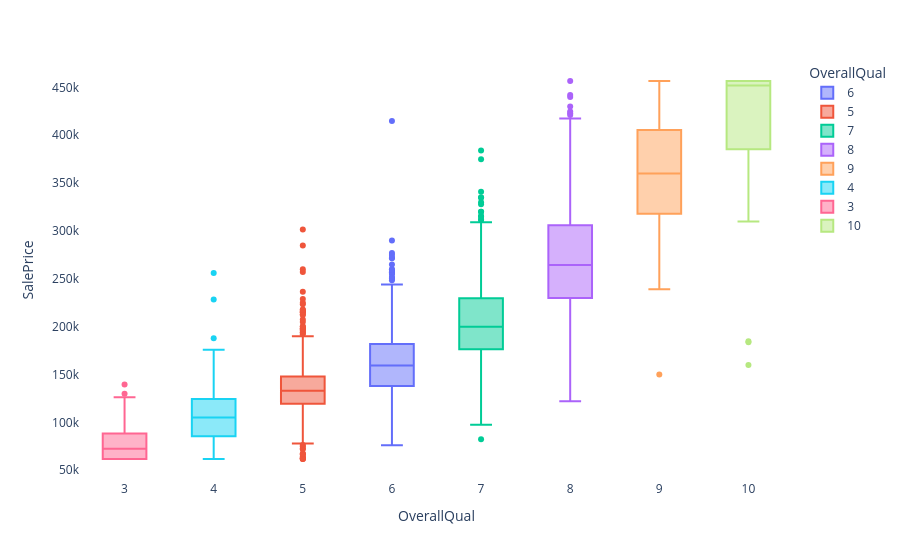

The code cell stored with this chart in its notebook:
### Markdown cell above
Overall Quality has a strong positive association with SalePrice in this dataset (the observed correlation is about 0.80).

### Code cell
# Compare sale-price distributions across overall-quality ratings.
fig=px.box(df,x="OverallQual",y="SalePrice",color="OverallQual")
# Make the chart background transparent.
fig.update_layout(
    plot_bgcolor='rgba(0, 0, 0, 0)',
    paper_bgcolor='rgba(0, 0, 0, 0)'
)
fig.show()

### Figure 1 — Plotly figure (JSON) as saved in the notebook; plotly's stock layout.template omitted (floating-point values rounded to 4 significant figures; data arrays with more than 128 entries replaced by an {"elided": "..."} marker saying what was removed)
{"data": [{"alignmentgroup": "True", "hovertemplate": "OverallQual=%{x}<br>SalePrice=%{y}<extra></extra>", "legendgroup": "6", "marker": {"color": "#636efa"}, "name": "6", "notched": false, "offsetgroup": "6", "orientation": "v", "showlegend": true, "type": "box", "x": {"elided": "732 int values"}, "x0": " ", "xaxis": "x", "y": {"elided": "732 int values"}, "y0": " ", "yaxis": "y"}, {"alignmentgroup": "True", "hovertemplate": "OverallQual=%{x}<br>SalePrice=%{y}<extra></extra>", "legendgroup": "5", "marker": {"color": "#EF553B"}, "name": "5", "notched": false, "offsetgroup": "5", "orientation": "v", "showlegend": true, "type": "box", "x": {"elided": "825 int values"}, "x0": " ", "xaxis": "x", "y": {"elided": "825 float values"}, "y0": " ", "yaxis": "y"}, {"alignmentgroup": "True", "hovertemplate": "OverallQual=%{x}<br>SalePrice=%{y}<extra></extra>", "legendgroup": "7", "marker": {"color": "#00cc96"}, "name": "7", "notched": false, "offsetgroup": "7", "orientation": "v", "showlegend": true, "type": "box", "x": {"elided": "602 int values"}, "x0": " ", "xaxis": "x", "y": {"elided": "602 int values"}, "y0": " ", "yaxis": "y"}, {"alignmentgroup": "True", "hovertemplate": "OverallQual=%{x}<br>SalePrice=%{y}<extra></extra>", "legendgroup": "8", "marker": {"color": "#ab63fa"}, "name": "8", "notched": false, "offsetgroup": "8", "orientation": "v", "showlegend": true, "type": "box", "x": {"elided": "350 int values"}, "x0": " ", "xaxis": "x", "y": {"elided": "350 float values"}, "y0": " ", "yaxis": "y"}, {"alignmentgroup": "True", "hovertemplate": "OverallQual=%{x}<br>SalePrice=%{y}<extra></extra>", "legendgroup": "9", "marker": {"color": "#FFA15A"}, "name": "9", "notched": false, "offsetgroup": "9", "orientation": "v", "showlegend": true, "type": "box", "x": [9, 9, 9, 9, 9, 9, 9, 9, 9, 9, 9, 9, 9, 9, 9, 9, 9, 9, 9, 9, 9, 9, 9, 9, 9, 9, 9, 9, 9, 9, 9, 9, 9, 9, 9, 9, 9, 9, 9, 9, 9, 9, 9, 9, 9, 9, 9, 9, 9, 9, 9, 9, 9, 9, 9, 9, 9, 9, 9, 9, 9, 9, 9, 9, 9, 9, 9, 9, 9, 9, 9, 9, 9, 9, 9, 9, 9, 9, 9, 9, 9, 9, 9, 9, 9, 9, 9, 9, 9, 9, 9, 9, 9, 9, 9, 9, 9, 9, 9, 9, 9, 9, 9, 9, 9, 9, 9], "x0": " ", "xaxis": "x", "y": [394432, 376162, 395192, 275000, 456700.0, 456700.0, 319900, 333168, 378500, 377500, 456700.0, 456700.0, 456700.0, 325000, 398800, 335000, 404000, 456700.0, 360000, 335000, 300000, 324000, 350000, 445000, 320000, 248500, 456700.0, 250000, 370878, 323262, 332000, 239000, 313000, 320000, 315500, 410000, 316500, 315000, 425000, 325000, 387000, 334000, 446261, 383000, 390000, 379000, 412500, 336860, 367294, 266000, 370967, 291000, 264132, 372500, 300000, 285000, 290000, 305000, 328900, 150000, 456700.0, 395039, 274000, 377426, 456700.0, 319900, 356000, 314813, 415298, 456700.0, 456700.0, 380000, 418000, 372000, 280000, 277500, 318061, 410000, 320000, 285000, 456700.0, 356383, 456700.0, 401179, 318000, 456700.0, 315000, 412083, 342643, 415000, 326000, 300000, 338500, 345000, 360000, 372397, 378000, 374000, 437154, 282500, 332200, 310090, 405000, 456700.0, 405749, 385000, 359900], "y0": " ", "yaxis": "y"}, {"alignmentgroup": "True", "hovertemplate": "OverallQual=%{x}<br>SalePrice=%{y}<extra></extra>", "legendgroup": "4", "marker": {"color": "#19d3f3"}, "name": "4", "notched": false, "offsetgroup": "4", "orientation": "v", "showlegend": true, "type": "box", "x": {"elided": "226 int values"}, "x0": " ", "xaxis": "x", "y": {"elided": "226 float values"}, "y0": " ", "yaxis": "y"}, {"alignmentgroup": "True", "hovertemplate": "OverallQual=%{x}<br>SalePrice=%{y}<extra></extra>", "legendgroup": "3", "marker": {"color": "#FF6692"}, "name": "3", "notched": false, "offsetgroup": "3", "orientation": "v", "showlegend": true, "type": "box", "x": [3, 3, 3, 3, 3, 3, 3, 3, 3, 3, 3, 3, 3, 3, 3, 3, 3, 3, 3, 3, 3, 3, 3, 3, 3, 3, 3, 3, 3, 3, 3, 3, 3, 3, 3, 3, 3, 3, 3, 3, 3, 3, 3, 3, 3, 3, 3, 3, 3, 3, 3, 3, 3, 3, 3, 3, 3], "x0": " ", "xaxis": "x", "y": [76500, 107400, 61760.0, 124000, 84900, 61760.0, 82000, 95000, 99900, 61760.0, 78500, 92900, 61760.0, 61760.0, 61760.0, 61760.0, 61760.0, 63900, 139600, 82000, 61760.0, 85000, 61760.0, 72500, 61760.0, 61760.0, 65000, 61760.0, 82375, 67000, 61760.0, 81000, 61760.0, 64500, 64000, 120000, 79000, 68104, 130000, 99800, 68000, 105000, 81400, 87500, 93500, 96900, 61760.0, 126175, 64000, 64500, 75000, 91000, 61760.0, 61760.0, 61760.0, 78000, 81500], "y0": " ", "yaxis": "y"}, {"alignmentgroup": "True", "hovertemplate": "OverallQual=%{x}<br>SalePrice=%{y}<extra></extra>", "legendgroup": "10", "marker": {"color": "#B6E880"}, "name": "10", "notched": false, "offsetgroup": "10", "orientation": "v", "showlegend": true, "type": "box", "x": [10, 10, 10, 10, 10, 10, 10, 10, 10, 10, 10, 10, 10, 10, 10, 10, 10, 10, 10, 10, 10, 10, 10, 10, 10, 10, 10, 10, 10, 10, 10], "x0": " ", "xaxis": "x", "y": [337500, 456700.0, 402861, 451950, 456700.0, 386250, 456700.0, 310000, 426000, 385000, 456700.0, 456700.0, 345000, 325000, 160000, 455000, 450000, 456700.0, 456700.0, 456700.0, 456700.0, 419005, 183850, 184750, 392000, 456700.0, 456700.0, 438780, 456700.0, 456700.0, 456700.0], "y0": " ", "yaxis": "y"}], "layout": {"boxmode": "overlay", "legend": {"title": {"text": "OverallQual"}, "tracegroupgap": 0}, "margin": {"t": 60}, "paper_bgcolor": "rgba(0, 0, 0, 0)", "plot_bgcolor": "rgba(0, 0, 0, 0)", "xaxis": {"anchor": "y", "categoryarray": [6, 5, 7, 8, 9, 4, 3, 10], "categoryorder": "array", "domain": [0, 1], "title": {"text": "OverallQual"}}, "yaxis": {"anchor": "x", "domain": [0, 1], "title": {"text": "SalePrice"}}}}
